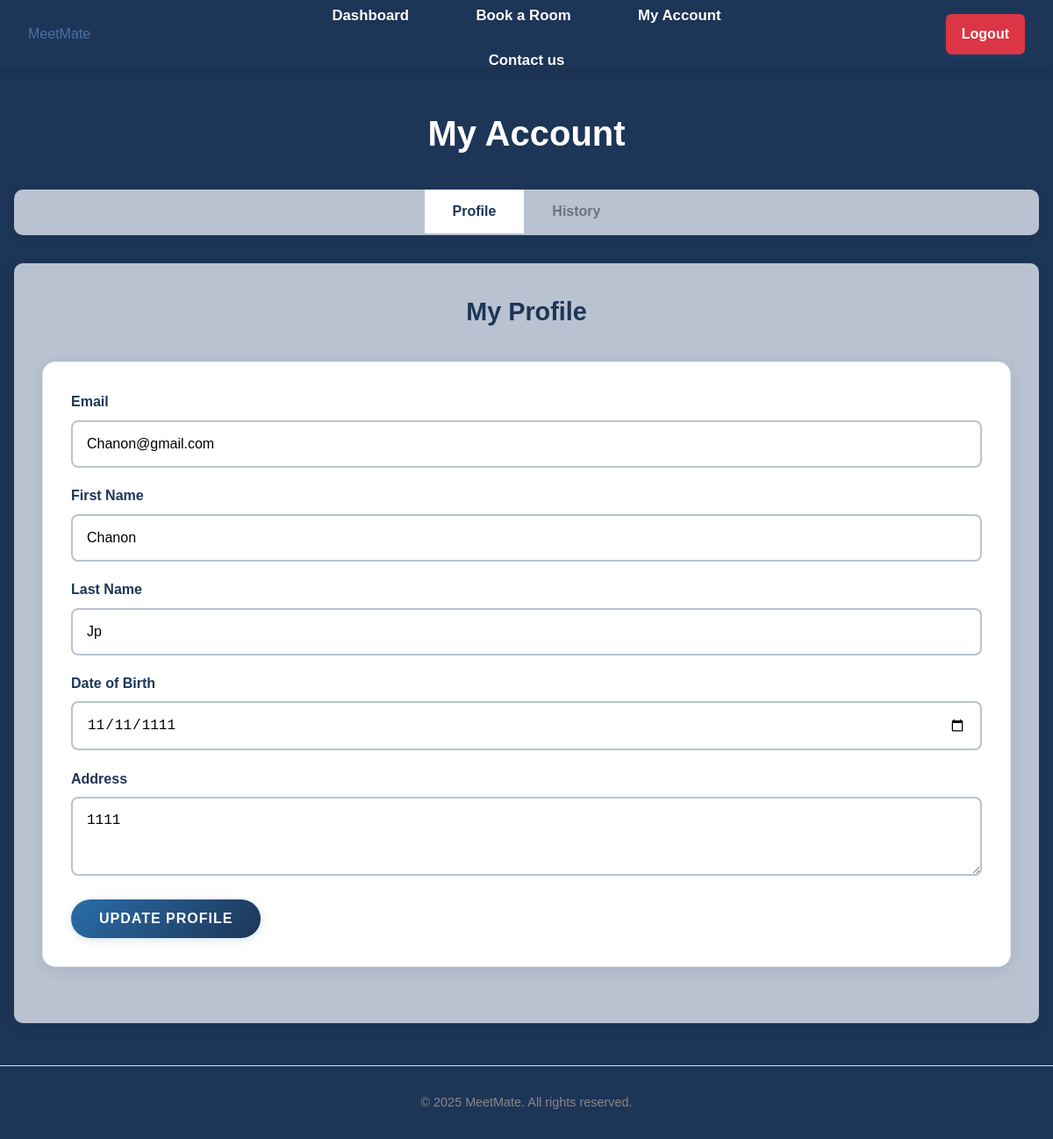
Screenshot of /my_account (signed in) with the database file from the repository.
### tables this page shows
CREATE TABLE users (
                id INTEGER PRIMARY KEY AUTOINCREMENT,
                username TEXT NOT NULL UNIQUE,
                email TEXT NOT NULL UNIQUE,
                password TEXT NOT NULL,
                firstname TEXT,
                lastname TEXT,
                dob TEXT,
                address TEXT,
                role TEXT DEFAULT 'user'
            );

### app.py (the view, shortened to what this page needs)
@app.route('/my_account', methods=['GET', 'POST'])
@login_required
def my_account():
    connection = get_database_connection()
    cursor = connection.cursor()
    user_id = session['user_id']
    user = get_user_by_id(user_id)
    if not user:
        flash('User not found', 'error')
        return redirect(url_for('logout'))
    now = datetime.now()
    current_date = now.date()
    current_time = now.time()
    from datetime import date, timedelta
    today = date.today()
    today_str = today.strftime('%Y-%m-%d')
    today_date = today.strftime('%B %d, %Y')
    tomorrow = today + timedelta(days=1)
    next_week = today + timedelta(days=7)
    tomorrow_str = tomorrow.strftime('%Y-%m-%d')
    next_week_str = next_week.strftime('%Y-%m-%d')
    cursor.execute('''
        SELECT
            b.id,
            b.date,
            b.time_start,
            b.time_end,
            b.notes,
            r.name as room_name,
            r.location as room_location
        FROM bookings b
        JOIN rooms r ON b.room_id = r.id
        WHERE b.user_id = ? AND b.date = ?
        ORDER BY b.time_start
    ''', (user_id, today_str))
    user_today_bookings = []
    for row in cursor.fetchall():
        booking = dict(row)
        booking_date = date.fromisoformat(booking['date'])
        booking_start_time = time.fromisoformat(booking['time_start'] + ':00' if len(booking['time_start']) == 5 else booking['time_start'])
        if booking_date == current_date:
            booking['can_cancel'] = current_time < booking_start_time
            booking['status'] = 'Complete' if current_time >= booking_start_time else None
        else:
            booking['can_cancel'] = True
            booking['status'] = None
        user_today_bookings.append(booking)
    cursor.execute('''
        SELECT
            b.id,
            b.date,
            b.time_start,
            b.time_end,
            b.notes,
            r.name as room_name,
            r.location as room_location
        FROM bookings b
        JOIN rooms r ON b.room_id = r.id
        WHERE b.user_id = ? AND b.date >= ? AND b.date <= ?
        ORDER BY b.date, b.time_start
        LIMIT 10
    ''', (user_id, tomorrow_str, next_week_str))
    user_upcoming_bookings = []
    for row in cursor.fetchall():
        booking = dict(row)
        booking_date = date.fromisoformat(booking['date'])
        booking['formatted_date'] = booking_date.strftime('%a, %b %d')
        booking['can_cancel'] = True
        booking['status'] = None
        user_upcoming_bookings.append(booking)
    user_bookings = get_user_bookings(user_id)
    for booking in user_bookings:
        booking_date = date.fromisoformat(booking['date'])
        booking_start_time = time.fromisoformat(booking['time_start'] + ':00' if len(booking['time_start']) == 5 else booking['time_start'])
        if booking_date > current_date:
            booking['can_cancel'] = True
            booking['status'] = 'Confirmed'
        elif booking_date == current_date:
            booking['can_cancel'] = current_time < booking_start_time
            booking['status'] = 'Complete' if current_time >= booking_start_time else 'Confirmed'
        else:
            booking['can_cancel'] = False
            booking['status'] = 'Complete'
    connection.close()
    return render_template('my_account.html',
                         user=user,
                         today_date=today_date,
                         user_today_bookings=user_today_bookings,
                         user_upcoming_bookings=user_upcoming_bookings,
                         bookings=user_bookings)

### app.py (called while the page is built)
def get_database_path():
    app_directory = app.root_path
    instance_directory = os.path.join(app_directory, 'instance')
    os.makedirs(instance_directory, exist_ok=True)
    database_path = os.path.join(instance_directory, 'meetmate.db')
    return database_path

def get_database_connection():
    db_path = get_database_path()
    connection = sqlite3.connect(db_path)
    connection.row_factory = sqlite3.Row
    return connection

def get_user_by_id(user_id):
    connection = get_database_connection()
    cursor = connection.cursor()
    cursor.execute("SELECT * FROM users WHERE id = ?", (user_id,))
    user = cursor.fetchone()
    connection.close()
    if user:
        return dict(user)
    return None

def get_user_bookings(user_id):
    connection = get_database_connection()
    cursor = connection.cursor()
    cursor.execute('''
        SELECT
            b.id,
            b.date,
            b.time_start,
            b.time_end,
            b.notes,
            r.name as room_name,
            r.location as room_location
        FROM bookings b
        JOIN rooms r ON b.room_id = r.id
        WHERE b.user_id = ?
        ORDER BY b.date, b.time_start
    ''', (user_id,))
    bookings = cursor.fetchall()
    connection.close()
    return [dict(booking) for booking in bookings]

def login_required(f):
    @wraps(f)
    def decorated_function(*args, **kwargs):
        if 'user_id' not in session:
            flash('Please login to access this page', 'error')
            return redirect(url_for('login'))
        user = get_user_by_id(session['user_id'])
        if not user:
            session.clear()
            flash('Your account is no longer valid. Please login again.', 'warning')
            return redirect(url_for('login'))
        return f(*args, **kwargs)
    return decorated_function

### templates/my_account.html (shortened to what this page needs)
{% extends "base.html" %}
{% block content %}
<div class="admin-dashboard">
    <h1>My Account</h1>
      <div class="admin-tabs">
        <button class="tab-btn active" data-tab="profile-tab">Profile</button>
        <button class="tab-btn" data-tab="history-tab">History</button>
    </div>      <div class="tab-content">
        <div id="profile-tab" class="tab-pane active">
            <div class="section-header">
                <h2>My Profile</h2>
            </div>            <div class="profile-form">
                <form method="POST" action="{{ url_for('my_account') }}" class="form">
                    <div class="form-group">
                        <label for="email">Email</label>
                        <input type="email" id="email" name="email" value="{{ user.email }}" required>
                    </div>
                    <div class="form-group">
                        <label for="firstname">First Name</label>
                        <input type="text" id="firstname" name="firstname" value="{{ user.firstname or '' }}">
                    </div>
                    <div class="form-group">
                        <label for="lastname">Last Name</label>
                        <input type="text" id="lastname" name="lastname" value="{{ user.lastname or '' }}">
                    </div>
                    <div class="form-group">
                        <label for="dob">Date of Birth</label>
                        <input type="date" id="dob" name="dob" value="{{ user.dob or '' }}">
                    </div>
                    <div class="form-group">
                        <label for="address">Address</label>
                        <textarea id="address" name="address" rows="3">{{ user.address or '' }}</textarea>
                    </div>
                    <div class="form-actions">
                        <button type="submit" class="btn btn-primary">Update Profile</button>
                    </div>
                </form>
            </div>
        </div>
    </div>
</div>
{% endblock %}

### static/css/style.css (style rules this page uses)
body { font-family: Arial, sans-serif; line-height: 1.6; color: #333; background-color: #1d3557; margin: 0; padding: 0; }
h1, h2, h3, h4, h5, h6 { margin-bottom: 1rem; font-weight: bold; }
.btn { display: inline-block; padding: 0.4rem 1.5rem; background-color: #2a6da9; color: white; border: none; border-radius: 25px; cursor: pointer; font-size: 1rem; font-weight: 600; text-decoration: none; box-shadow: 0 2px 10px rgba(42, 109, 169, 0.2); }
.btn-primary { background-color: #2563eb; color: white; padding: 1rem 2.5rem; border-radius: 8px; font-weight: 600; text-transform: uppercase; letter-spacing: 1px; border: none; cursor: pointer; text-decoration: none; display: inline-block; font-size: 1rem; }
.form-group label { display: block; margin-bottom: 0.5rem; font-weight: bold; }
.form-group input, .form-group select, .form-group textarea { width: 100%; padding: 0.75rem; border: 1px solid #ddd; border-radius: 4px; font-size: 1rem; box-sizing: border-box; }
.booking-form, .profile-form { background-color: #b9c2d1; padding: 2rem; border-radius: 15px; box-shadow: 0 4px 15px rgba(29, 53, 87, 0.1); margin-bottom: 2rem; border: 1px solid rgba(185, 194, 209, 0.3); }
.admin-dashboard { padding: 0rem 0; background-color: #1d3557; min-height: calc(100vh - 200px); }
.admin-dashboard h1 { color: white; font-size: 2.5rem; font-weight: 700; margin-bottom: 2rem; text-align: center; }
.admin-tabs { margin-bottom: 2rem; border-bottom: 2px solid #b9c2d1; background-color: #b9c2d1; border-radius: 10px; overflow: hidden; box-shadow: 0 2px 10px rgba(29, 53, 87, 0.1); display: flex; justify-content: center; }
.tab-btn { background: #b9c2d1; border: none; padding: 1rem 2rem; cursor: pointer; font-size: 1rem; font-weight: 600; color: #6c757d; }
.tab-btn.active { color: #1d3557; background-color: white; border-bottom-color: #2a6da9; }
.tab-content { background-color: #b9c2d1; border-radius: 10px; box-shadow: 0 4px 15px rgba(29, 53, 87, 0.1); overflow: hidden; }
.tab-pane { display: none; padding: 2rem; }
.tab-pane.active { display: block; }
.section-header { margin-bottom: 1rem; text-align: center; border-bottom: 2px solid #b9c2d1; padding-bottom: 1rem; }
.section-header h2 { color: #1d3557; margin: 0; font-size: 1.8rem; font-weight: 600; }
.profile-form { background-color: white; padding: 2rem; border-radius: 15px; box-shadow: 0 4px 15px rgba(29, 53, 87, 0.1); border: 1px solid rgba(185, 194, 209, 0.3); }
.form-group input, .form-group textarea, .form-group select { width: 100%; margin-bottom: 1.2rem; padding: 1rem; border: 2px solid #b9c2d1; border-radius: 8px; font-size: 1rem; background-color: white; }
.form-group label { display: block; margin-bottom: 0.5rem; color: #1d3557; font-weight: 600; }
.form-actions { display: flex; justify-content: space-between; align-items: center; gap: 1rem; }
.form-actions .btn { padding: 0.8rem 2rem; font-size: 1rem; font-weight: 600; border-radius: 25px; text-decoration: none; display: inline-flex; align-items: center; gap: 0.5rem; }
.form-actions .btn-primary { background: linear-gradient(135deg, #2a6da9 0%, #1d3557 100%); color: white; border: none; }

### rows the page displays
users: email "Chanon@gmail.com", firstname "Chanon", lastname "Jp", dob "11/11/1111", address "1111"
